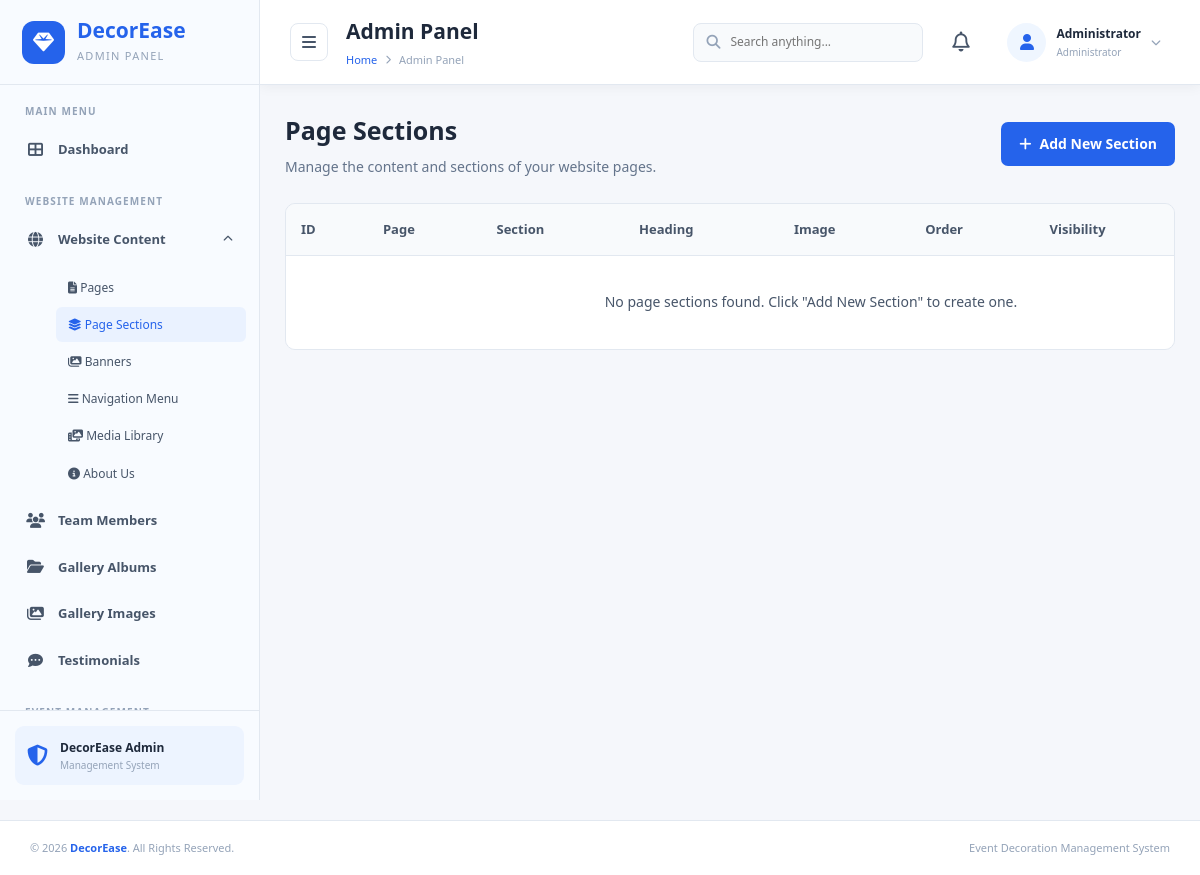
/admin/page_sections.php, run on an earlier commit of the app's database.
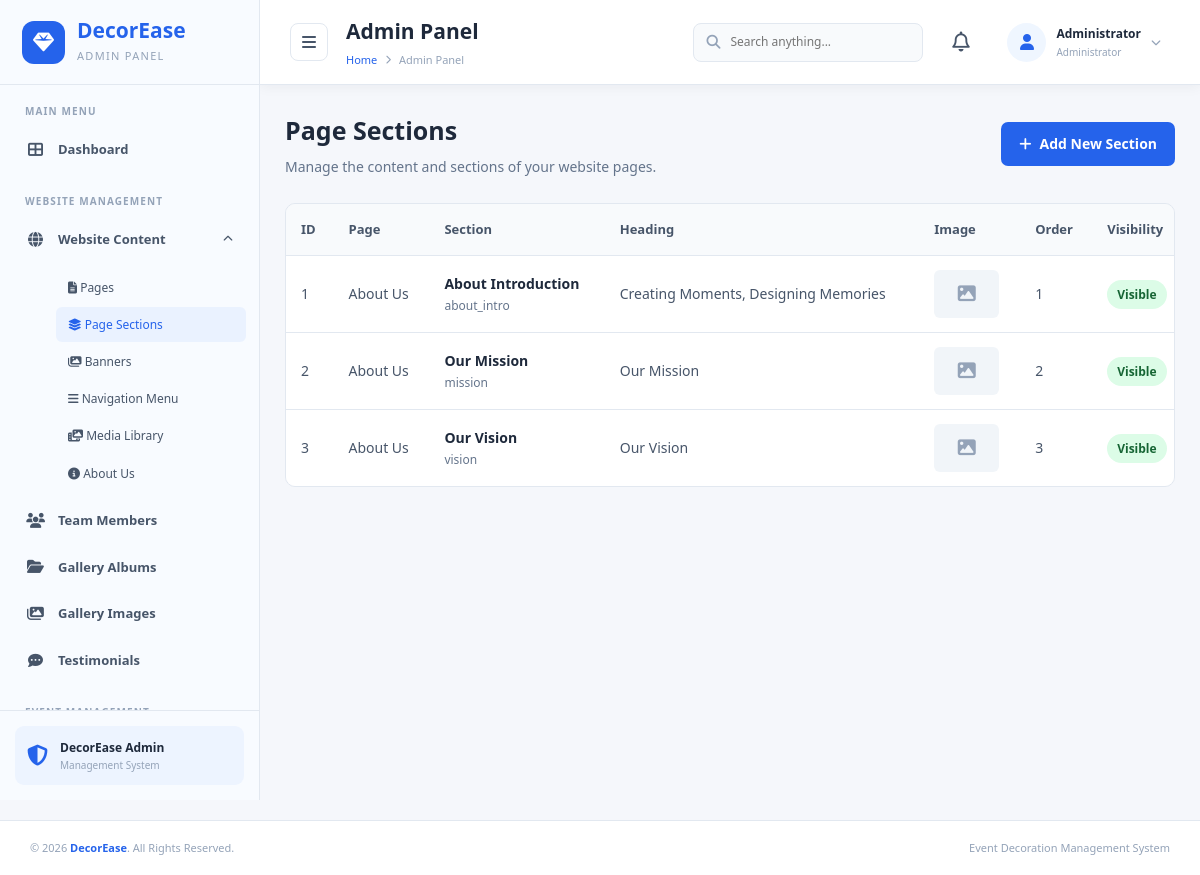
And on a later commit of the database.
### tables this page shows
CREATE TABLE `page_sections` (
  `section_id` int(10) UNSIGNED NOT NULL,
  `page_id` int(10) UNSIGNED NOT NULL,
  `section_key` varchar(120) NOT NULL,
  `section_title` varchar(255) DEFAULT NULL,
  `heading` varchar(255) DEFAULT NULL,
  `subheading` varchar(255) DEFAULT NULL,
  `content` longtext DEFAULT NULL,
  `image_id` int(10) UNSIGNED DEFAULT NULL,
  `button_text` varchar(100) DEFAULT NULL,
  `button_link` varchar(500) DEFAULT NULL,
  `sort_order` int(11) DEFAULT 0,
  `is_visible` tinyint(1) DEFAULT 1,
  `created_at` timestamp NOT NULL DEFAULT current_timestamp(),
  `updated_at` timestamp NOT NULL DEFAULT current_timestamp() ON UPDATE current_timestamp()
);

CREATE TABLE `pages` (
  `page_id` int(10) UNSIGNED NOT NULL,
  `page_title` varchar(200) NOT NULL,
  `page_slug` varchar(150) NOT NULL,
  `meta_title` varchar(255) DEFAULT NULL,
  `meta_description` text DEFAULT NULL,
  `status` enum('published','draft') DEFAULT 'published',
  `updated_at` timestamp NOT NULL DEFAULT current_timestamp() ON UPDATE current_timestamp()
);

### admin/page_sections.php (the view, shortened to what this page needs)
<?php
require_once __DIR__ . '/../db.php';
function sectionEscape($value) {
    return htmlspecialchars((string)$value, ENT_QUOTES, 'UTF-8');
}
$sql = "
    SELECT
        ps.*,
        p.page_title,
        m.file_name,
        m.file_path,
        m.alt_text
    FROM page_sections ps
    LEFT JOIN pages p
        ON ps.page_id = p.page_id
    LEFT JOIN media m
        ON ps.image_id = m.media_id
    ORDER BY ps.sort_order ASC, ps.section_id DESC
";
$result = $conn->query($sql);
?>
<!DOCTYPE html>
<html lang="en">
<head>
    <link rel="stylesheet" href="includes/css/admin.css">
    <link rel="stylesheet"
          href="https://cdnjs.cloudflare.com/ajax/libs/font-awesome/6.5.0/css/all.min.css">
</head>
<body>
<div class="admin-container">
    <?php include 'includes/sidebar.php'; ?>
    <main class="main-content">
        <?php include 'includes/header.php'; ?>
        <section class="sections-content">
            <div class="page-heading">
                <div>
                    <h2>Page Sections</h2>
                    <p>Manage the content and sections of your website pages.</p>
                </div>
                <a href="add_page_section.php" class="add-btn">
                    <i class="fas fa-plus"></i>
                    Add New Section
                </a>
            </div>
            <div class="table-card">
                <table class="sections-table">
                    <thead>
                        <tr>
                            <th>ID</th>
                            <th>Page</th>
                            <th>Section</th>
                            <th>Heading</th>
                            <th>Image</th>
                            <th>Order</th>
                            <th>Visibility</th>
                        </tr>
                    </thead>
                    <tbody>
                    <?php if ($result && $result->num_rows > 0): ?>
                        <?php while ($section = $result->fetch_assoc()): ?>
                            <tr>
                                <td>
                                    <?= (int)$section['section_id']; ?>
                                </td>
                                <td>
                                    <?= sectionEscape($section['page_title'] ?? 'Unknown Page'); ?>
                                </td>
                                <td>
                                    <div class="section-title">
                                        <?= sectionEscape($section['section_title'] ?: 'Untitled Section'); ?>
                                    </div>
                                    <div class="section-key">
                                        <?= sectionEscape($section['section_key']); ?>
                                    </div>
                                </td>
                                <td>
                                    <?= sectionEscape($section['heading'] ?: '—'); ?>
                                </td>
                                <td>
                                    <?php if (!empty($section['file_path'])): ?>
                                        <img
                                            src="../uploads/<?= sectionEscape($section['file_path']); ?>"
                                            alt="<?= sectionEscape($section['alt_text'] ?? 'Section image'); ?>"
                                            class="section-image"
                                        >
                                    <?php else: ?>
                                        <div class="no-image">
                                            <i class="fas fa-image"></i>
                                        </div>
                                    <?php endif; ?>
                                </td>
                                <td>
                                    <?= (int)$section['sort_order']; ?>
                                </td>
                                <td>
                                    <?php if ((int)$section['is_visible'] === 1): ?>
                                        <span class="visibility visible">
                                            Visible
                                        </span>
                                    <?php else: ?>
                                        <span class="visibility hidden">
                                            Hidden
                                        </span>
                                    <?php endif; ?>
                                </td>
                            </tr>
                        <?php endwhile; ?>
                    <?php else: ?>
                        <tr>
                            <td colspan="8" class="empty-message">
                                No page sections found. Click "Add New Section" to create one.
                            </td>
                        </tr>
                    <?php endif; ?>
                    </tbody>
                </table>
            </div>
        </section>
    </main>
</div>
<?php include 'includes/footer.php'; ?>
</body>
</html>

What changed in the data, as far as the page shows it:
added page_sections: section_id "1", page.page_title "About Us", section_title "About Introduction", section_key "about_intro", heading "Creating Moments, Designing Memories", sort_order "1", is_visible "Visible"
added page_sections: section_id "2", page.page_title "About Us", section_title "Our Mission", section_key "mission", heading "Our Mission", sort_order "2", is_visible "Visible"
added page_sections: section_id "3", page.page_title "About Us", section_title "Our Vision", section_key "vision", heading "Our Vision", sort_order "3", is_visible "Visible"
Also different on the page:
text no longer shown: "No page sections found. Click \"Add New Section\" to create one."
